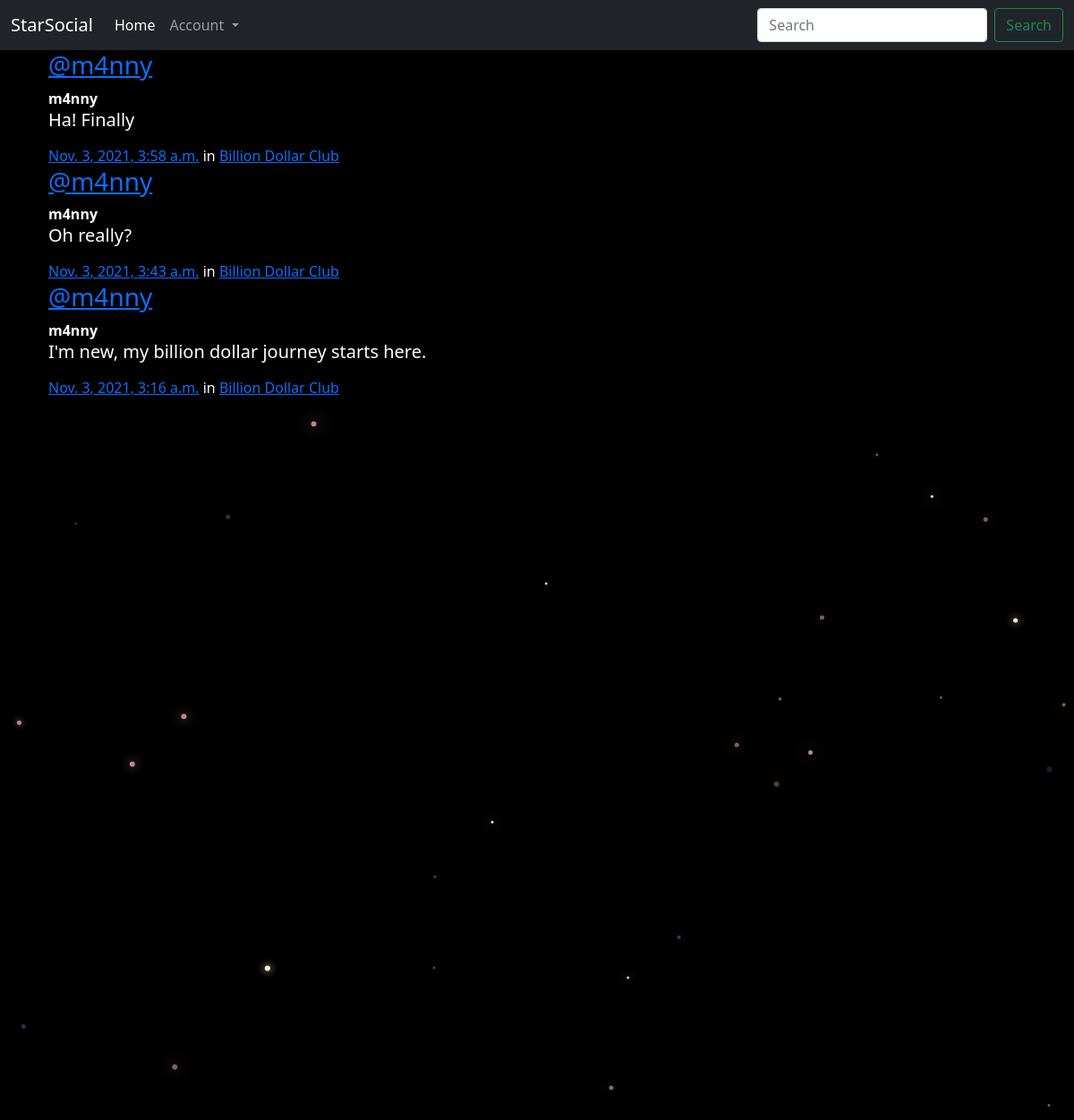
/posts/, run on the app's committed database.
### posts/models.py (models this page shows, shortened)
class Post(models.Model):
    user = models.ForeignKey(User, related_name="posts",on_delete=models.CASCADE)
    created_at = models.DateTimeField(auto_now=True)
    message = models.TextField()
    message_html = models.TextField(editable=False)
    group = models.ForeignKey(Group, related_name="posts",null=True, blank=True,on_delete=models.CASCADE)
    class Meta:
        ordering = ["-created_at"]
        unique_together = ["user", "message"]

### groups/models.py (models this page shows, shortened)
class Group(models.Model):
    name = models.CharField(max_length=255, unique=True)
    slug = models.SlugField(allow_unicode=True, unique=True)
    description = models.TextField(blank=True, default='')
    description_html = models.TextField(editable=False, default='', blank=True)
    members = models.ManyToManyField(User,through="GroupMember")
    class Meta:
        ordering = ["name"]

### posts/views.py (the view)
# urls.py: path('',views.PostList.as_view(),name='all'),
class PostList(SelectRelatedMixin,generic.ListView):
    model = models.Post
    select_related = ('user','group')

### posts/templates/posts/post_list.html (shortened to what this page needs)
{% extends "posts/post_base.html" %}
{% load humanize %}
{% block post_content %}
<div class="col-md-8">
	{% for post in post_list %}
  {% include "posts/_post.html" %}
	{% endfor %}
</div>
{% endblock %}

### posts/templates/posts/_post.html (shortened to what this page needs)
<div class="media">
	<h3 class="mr-5"><a href="{% url 'posts:for_user' username=post.user.username %}">@{{ post.user.username }}</a></h3>
	<div class="media-body">
		<strong>{{ post.user.username }}</strong>
		<h5>{{ post.message_html|safe }}</h5>
			<time class="time"><a href="{% url 'posts:single' username=post.user.username pk=post.pk %}">{{ post.created_at }}</a></time>
			{% if post.group %}
			<span class="group-name">in <a href="#">{{ post.group.name }}</a></span>
			{% endif %}
	</div>
</div>

### static/simplesocial/css/master.css (style rules this page uses)
body { margin: 0; overflow: hidden; background-color: black; color:white; }

### data on the page
Post: user.username "m4nny", message_html "Ha! Finally", created_at "Nov. 3, 2021, 3:58 a.m.", group.name "Billion Dollar Club"
Post: user.username "m4nny", message_html "Oh really?", created_at "Nov. 3, 2021, 3:43 a.m.", group.name "Billion Dollar Club"
Post: user.username "m4nny", message_html "I'm new, my billion dollar journey starts here.", created_at "Nov. 3, 2021, 3:16 a.m.", group.name "Billion Dollar Club"
